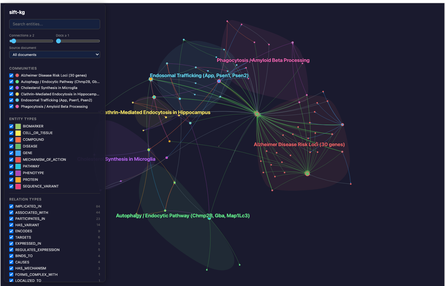
#> input picture tests/scenarios/screenshots/scenario-01-graph.png, 445 x 286 px, shrunk from 1400 x 900 before the run, found by its file name
$ python _gen_fig3.py
#> lines starting #> are read from the running program, lines starting #| are printed output that depends on the picture
"""Generate Fig 3: 6-panel composite of scenario graph screenshots."""

import matplotlib
matplotlib.use("Agg")
import matplotlib.pyplot as plt
from matplotlib.image import imread

screenshots_dir = "/Users/umeshbhatt/code/epistract/tests/scenarios/screenshots"

panels = [
    ("scenario-01-graph.png", "(a) Neurogenetics — 149 nodes"),
    ("scenario-02-graph.png", "(b) Oncology — 108 nodes"),
    ("scenario-03-graph.png", "(c) Rare Disease — 94 nodes"),
    ("scenario-04-graph.png", "(d) Immuno-Oncology — 132 nodes"),
    ("scenario-05-graph.png", "(e) CV/Inflammation — 94 nodes"),
    ("scenario-06-graph.png", "(f) GLP-1 CI — 206 nodes"),
]

fig, axes = plt.subplots(2, 3, figsize=(18, 11))
fig.patch.set_facecolor("white")

for idx, (fname, label) in enumerate(panels):
    row, col = divmod(idx, 3)
    ax = axes[row][col]
    img = imread(f"{screenshots_dir}/{fname}")
#> img is the input picture: shape (286, 445, 3) float32; mean R, G, B 0.139, 0.141, 0.214
    ax.imshow(img)
    ax.set_title(label, fontsize=10, fontweight="bold", fontfamily="sans-serif", pad=8)
    ax.axis("off")

plt.subplots_adjust(wspace=0.05, hspace=0.12)

out = "/Users/umeshbhatt/code/epistract/paper/figures/fig3-scenario-graphs.png"
fig.savefig(out, dpi=200, bbox_inches="tight", facecolor="white")
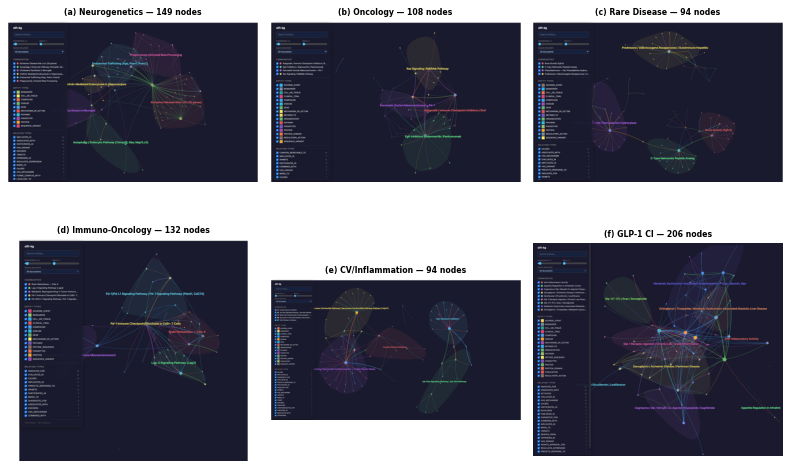
#> figure drawn by matplotlib, 6 panels
print(f"Saved → {out}")
